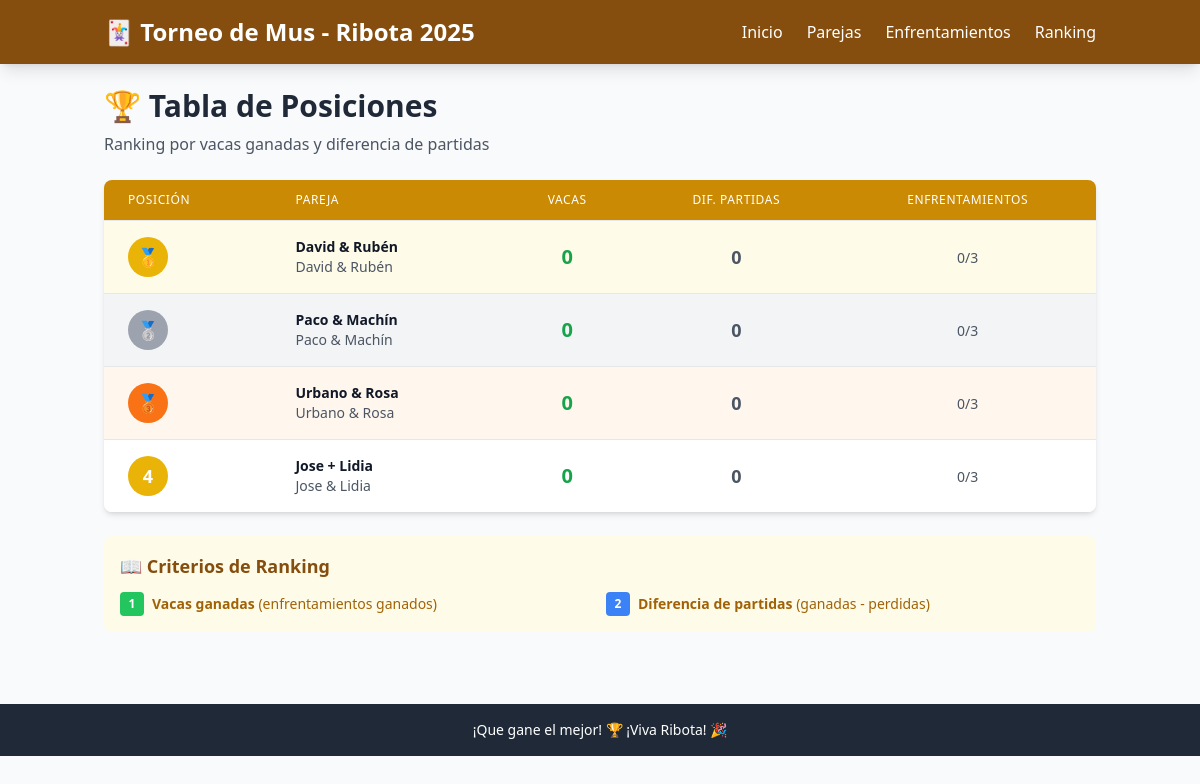
Page /ranking on the committed database.
### models.py (models this page shows)
class Team(Base):
    __tablename__ = "teams"
    id = Column(Integer, primary_key=True, index=True)
    name = Column(String, unique=True, index=True)
    player1 = Column(String)
    player2 = Column(String)
    created_at = Column(DateTime, server_default=func.now())
    matches_as_team1 = relationship("Match", foreign_keys="[Match.team1_id]", back_populates="team1")
    matches_as_team2 = relationship("Match", foreign_keys="[Match.team2_id]", back_populates="team2")
    won_matches = relationship("Match", foreign_keys="[Match.winner_id]", back_populates="winner")

### main.py (the view)
@app.get("/ranking", response_class=HTMLResponse)
def ranking_page(request: Request, db: Session = Depends(get_db)):
    teams = db.query(Team).all()
    ranking_data = []
    for team in teams:
        vacas_ganadas = db.query(Match).filter(
            Match.winner_id == team.id,
            Match.status == MatchStatus.COMPLETED
        ).count()
        partidas_ganadas = 0
        partidas_perdidas = 0
        matches_as_team1 = db.query(Match).filter(
            Match.team1_id == team.id,
            Match.status == MatchStatus.COMPLETED
        ).all()
        for match in matches_as_team1:
            partidas_ganadas += match.team1_games_won
            partidas_perdidas += match.team2_games_won
        matches_as_team2 = db.query(Match).filter(
            Match.team2_id == team.id,
            Match.status == MatchStatus.COMPLETED
        ).all()
        for match in matches_as_team2:
            partidas_ganadas += match.team2_games_won
            partidas_perdidas += match.team1_games_won
        enfrentamientos_jugados = db.query(Match).filter(
            ((Match.team1_id == team.id) | (Match.team2_id == team.id)),
            Match.status == MatchStatus.COMPLETED
        ).count()
        enfrentamientos_totales = db.query(Match).filter(
            (Match.team1_id == team.id) | (Match.team2_id == team.id)
        ).count()
        ranking_data.append({
            "team": team,
            "vacas_ganadas": vacas_ganadas,
            "diferencia_partidas": partidas_ganadas - partidas_perdidas,
            "enfrentamientos": f"{enfrentamientos_jugados}/{enfrentamientos_totales}"
        })
    ranking_data.sort(
        key=lambda x: (x["vacas_ganadas"], x["diferencia_partidas"]),
        reverse=True
    )
    return templates.TemplateResponse("ranking.html", {
        "request": request,
        "ranking": ranking_data
    })

### templates/ranking.html (shortened to what this page needs)
{% extends "base.html" %}
{% block content %}
<div class="max-w-6xl mx-auto">
    <div class="mb-6">
        <h2 class="text-2xl md:text-3xl font-bold text-gray-800">
            🏆 Tabla de Posiciones
        </h2>
        <p class="text-gray-600 mt-2">
            Ranking por vacas ganadas y diferencia de partidas
        </p>
    </div>
    {% if ranking %}
    <div class="bg-white rounded-lg shadow-md overflow-hidden">
        <div class="hidden md:block">
            <table class="min-w-full divide-y divide-gray-200">
                <thead class="bg-mus-600">
                    <tr>
                        <th class="px-6 py-3 text-left text-xs font-medium text-white uppercase tracking-wider">
                            Posición
                        </th>
                        <th class="px-6 py-3 text-left text-xs font-medium text-white uppercase tracking-wider">
                            Pareja
                        </th>
                        <th class="px-6 py-3 text-center text-xs font-medium text-white uppercase tracking-wider">
                            Vacas
                        </th>
                        <th class="px-6 py-3 text-center text-xs font-medium text-white uppercase tracking-wider">
                            Dif. Partidas
                        </th>
                        <th class="px-6 py-3 text-center text-xs font-medium text-white uppercase tracking-wider">
                            Enfrentamientos
                        </th>
                    </tr>
                </thead>
                <tbody class="bg-white divide-y divide-gray-200">
                    {% for entry in ranking %}
                    <tr class="hover:bg-gray-50 {% if loop.index == 1 %}bg-yellow-50{% elif loop.index == 2 %}bg-gray-100{% elif loop.index == 3 %}bg-orange-50{% endif %}">
                        <td class="px-6 py-4 whitespace-nowrap">
                            <div class="flex items-center">
                                <div class="flex-shrink-0 w-10 h-10">
                                    {% if loop.index == 1 %}
                                    <div class="w-10 h-10 bg-yellow-500 rounded-full flex items-center justify-center text-white font-bold text-lg">
                                        🥇
                                    </div>
                                    {% elif loop.index == 2 %}
                                    <div class="w-10 h-10 bg-gray-400 rounded-full flex items-center justify-center text-white font-bold text-lg">
                                        🥈
                                    </div>
                                    {% elif loop.index == 3 %}
                                    <div class="w-10 h-10 bg-orange-500 rounded-full flex items-center justify-center text-white font-bold text-lg">
                                        🥉
                                    </div>
                                    {% else %}
                                    <div class="w-10 h-10 bg-mus-500 rounded-full flex items-center justify-center text-white font-bold text-lg">
                                        {{ loop.index }}
                                    </div>
                                    {% endif %}
                                </div>
                            </div>
                        </td>
                        <td class="px-6 py-4 whitespace-nowrap">
                            <div class="text-sm">
                                <div class="font-semibold text-gray-900">{{ entry.team.name }}</div>
                                <div class="text-gray-600">{{ entry.team.player1 }} & {{ entry.team.player2 }}</div>
                            </div>
                        </td>
                        <td class="px-6 py-4 whitespace-nowrap text-center">
                            <span class="text-xl font-bold text-green-600">{{ entry.vacas_ganadas }}</span>
                        </td>
                        <td class="px-6 py-4 whitespace-nowrap text-center">
                            <span class="text-lg font-semibold {% if entry.diferencia_partidas > 0 %}text-green-600{% elif entry.diferencia_partidas < 0 %}text-red-600{% else %}text-gray-600{% endif %}">
                                {% if entry.diferencia_partidas > 0 %}+{% endif %}{{ entry.diferencia_partidas }}
                            </span>
                        </td>
                        <td class="px-6 py-4 whitespace-nowrap text-center">
                            <span class="text-sm text-gray-600">{{ entry.enfrentamientos }}</span>
                        </td>
                    </tr>
                    {% endfor %}
                </tbody>
            </table>
        </div>
    </div>
    <div class="mt-6 bg-mus-50 rounded-lg p-4">
        <h3 class="text-lg font-semibold text-mus-800 mb-3">📖 Criterios de Ranking</h3>
        <div class="grid grid-cols-1 md:grid-cols-2 gap-3 text-sm text-mus-700">
            <div class="flex items-center">
                <div class="w-6 h-6 bg-green-500 rounded mr-2 flex items-center justify-center text-white text-xs font-bold">1</div>
                <span><strong>Vacas ganadas</strong> (enfrentamientos ganados)</span>
            </div>
            <div class="flex items-center">
                <div class="w-6 h-6 bg-blue-500 rounded mr-2 flex items-center justify-center text-white text-xs font-bold">2</div>
                <span><strong>Diferencia de partidas</strong> (ganadas - perdidas)</span>
            </div>
        </div>
    </div>
    {% endif %}
</div>
{% endblock %}

### rows in the picture
Team: team.name "David & Rubén", team.player1 "David", team.player2 "Rubén"
Team: team.name "Paco & Machín", team.player1 "Paco", team.player2 "Machín"
Team: team.name "Urbano & Rosa", team.player1 "Urbano", team.player2 "Rosa"
Team: team.name "Jose + Lidia", team.player1 "Jose", team.player2 "Lidia"

### other values in the picture
{{ entry.vacas_ganadas }} "0" "0" "0" "0"
{{ entry.diferencia_partidas }} "0" "0" "0" "0"
{{ entry.enfrentamientos }} "0/3" "0/3" "0/3" "0/3"
